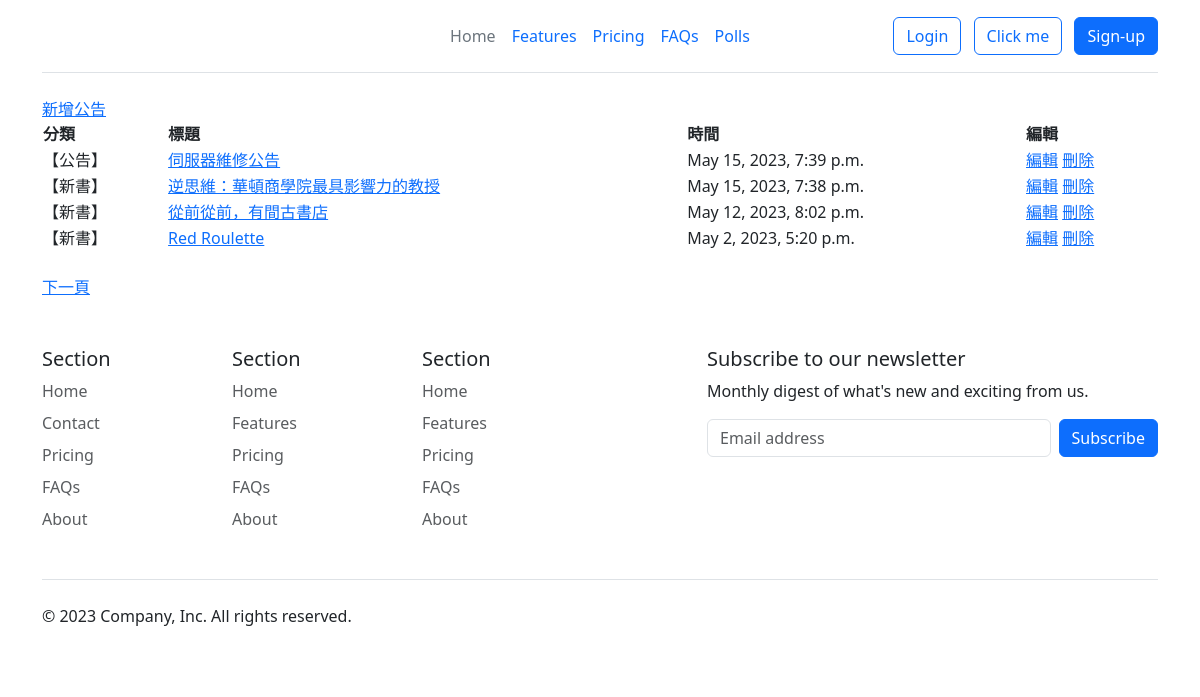
Page /AnnounceSystem/adminshow/ on the earlier database version.
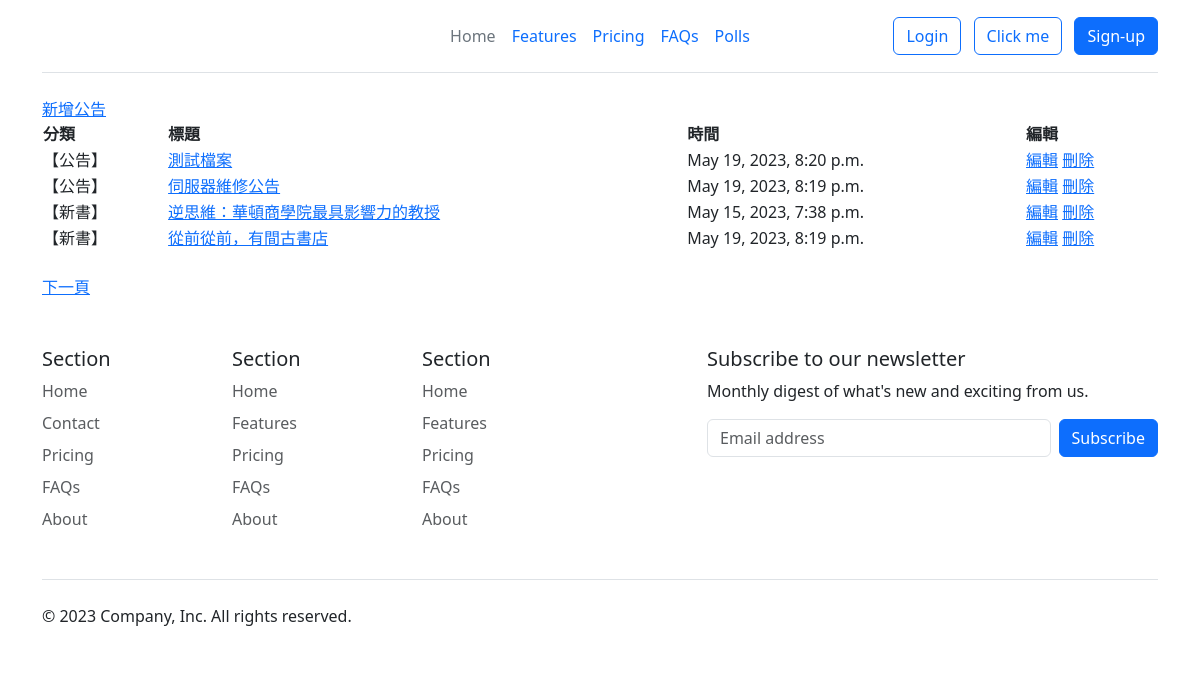
Same page on the later database version.
### AnnounceSystem/models.py (models this page shows, shortened)
class NewsUnit(models.Model):
    catego = models.CharField(max_length=10, null=False)
    nickname = models.CharField(max_length=20, null=False)
    title = models.CharField(max_length=50, null=False)
    message = models.TextField(null=False)
    pubtime = models.DateTimeField(auto_now=True)
    enabled = models.BooleanField(default=False)
    press = models.IntegerField(default=0)

### AnnounceSystem/views.py (the view)
# urls.py: path('adminshow/', views.adminShow, name='showData'),
def adminShow(request, pageindex=None):
    global page1
    pagesize = 4
    newsall = NewsUnit.objects.all().order_by('-id')
    datasize = len(newsall)
    totpage = math.ceil(datasize / pagesize)
    if pageindex==None:
        page1 = 1
        newsunits = NewsUnit.objects.order_by('-id')[:pagesize]
    elif pageindex=='1':
        start = (page1-2)*pagesize
        if start >= 0:
            newsunits = NewsUnit.objects.order_by('-id')[start:(start+pagesize)]
            page1 -= 1
    elif pageindex=='2':
        start = page1*pagesize
        if start < datasize:
            newsunits = NewsUnit.objects.order_by('-id')[start:(start+pagesize)]
            page1 += 1
    elif pageindex=='3':
        start = (page1-1)*pagesize
        newsunits = NewsUnit.objects.order_by('-id')[start:(start+pagesize)]
    currentpage = page1
    return render(request, "AnnounceSystem/announadmin.html", locals())

### AnnounceSystem/templates/AnnounceSystem/announadmin.html (shortened to what this page needs)
{% extends 'AnnounceSystem/base.html' %}
{% block content %}
<div class="contentbox">
    <table width="100%">
        <tr>
            <a href="{% url 'AnnounceSystem:newsadd' %}" title="新聞編輯">新增公告</a>
            <th align="left">分類</th>
            <th align="left">標題</th>
            <th align="left">時間</th>
            <th align="left">編輯</th>
        </tr>
        {% for unit in newsunits %}
            <tr class="alt">
            <td><div class="typeblock">【{{ unit.catego }}】</div></td>
            <td><a href="{% url 'AnnounceSystem:newsedit' unit.id %}">{{ unit.title }}</a></td>
            <td>{{ unit.pubtime }}</td>
            <td>
                <a href="{% url 'AnnounceSystem:newsedit' unit.id %}" title="新聞編輯">編輯</a>
                <a href="{% url 'AnnounceSystem:newsdelete' unit.id %}" title="新聞刪除">刪除</a>
            </td>
            </tr>
        {% empty %}
            <div class="status warning">
                <p><span>注意</span> 目前新聞資料庫中沒有任何資料！</p>
            </div>
        {% endfor %}
    </table>
    <br>
    <div class="topfunction">
    {% if currentpage < totpage %}
        <a href="{% url 'AnnounceSystem:showData' pageindex=2 %}" title="下一頁">下一頁</a>
    {% endif %}
    </div>
</div>
{% endblock content %}

### AnnounceSystem/templates/AnnounceSystem/base.html (shortened to what this page needs)
<!DOCTYPE html>
<html>
<head>
  <link href="https://cdn.jsdelivr.net/npm/bootstrap@5.3.0-alpha3/dist/css/bootstrap.min.css" rel="stylesheet">
  <link href="https://getbootstrap.com/docs/5.3/assets/css/docs.css" rel="stylesheet">
  {% load static %}
</head>
<body>
<div class="container">
  <header class="d-flex flex-wrap align-items-center justify-content-center justify-content-md-between py-3 mb-4 border-bottom">
    <div class="col-md-3 mb-2 mb-md-0">
      <a href="/" class="d-inline-flex link-body-emphasis text-decoration-none">
        <svg class="bi" width="40" height="32" role="img" aria-label="Bootstrap"><use xlink:href="#bootstrap"/></svg>
      </a>
    </div>
    <ul class="nav col-12 col-md-auto mb-2 justify-content-center mb-md-0">
      <li><a href="#" class="nav-link px-2 link-secondary">Home</a></li>
      <li><a href="#" class="nav-link px-2">Features</a></li>
      <li><a href="#" class="nav-link px-2">Pricing</a></li>
      <li><a href="#" class="nav-link px-2">FAQs</a></li>
      <li><a href="{% url 'polls:index' %}" class="nav-link px-2">Polls</a></li>
    </ul>
    <div class="col-md-3 text-end">
      <form>
        <button type="submit" class="btn btn-outline-primary me-2" formaction="{% url 'AnnounceSystem:login' loc="guest" %}">Login</button>
        <button type="submit" class="btn btn-outline-primary me-2" formaction="{% url 'AnnounceSystem:test' status=404 %}">Click me</button>
        <button type="button" class="btn btn-primary">Sign-up</button>
      </form>
    </div>
  </header>
</div>
<div class="container">
  {% block content %}
  {% endblock content %}
</div>
  <div class="container">
    <footer class="py-5">
      <div class="row">
        <div class="col-6 col-md-2 mb-3">
          <h5>Section</h5>
          <ul class="nav flex-column">
            <li class="nav-item mb-2"><a href="{% url 'AnnounceSystem:index' %}" class="nav-link p-0 text-body-secondary">Home</a></li>
            <li class="nav-item mb-2"><a href="{% url 'polls:contact' %}" class="nav-link p-0 text-body-secondary">Contact</a></li>
            <li class="nav-item mb-2"><a href="#" class="nav-link p-0 text-body-secondary">Pricing</a></li>
            <li class="nav-item mb-2"><a href="#" class="nav-link p-0 text-body-secondary">FAQs</a></li>
            <li class="nav-item mb-2"><a href="#" class="nav-link p-0 text-body-secondary">About</a></li>
          </ul>
        </div>
        <div class="col-6 col-md-2 mb-3">
          <h5>Section</h5>
          <ul class="nav flex-column">
            <li class="nav-item mb-2"><a href="#" class="nav-link p-0 text-body-secondary">Home</a></li>
            <li class="nav-item mb-2"><a href="#" class="nav-link p-0 text-body-secondary">Features</a></li>
            <li class="nav-item mb-2"><a href="#" class="nav-link p-0 text-body-secondary">Pricing</a></li>
            <li class="nav-item mb-2"><a href="#" class="nav-link p-0 text-body-secondary">FAQs</a></li>
            <li class="nav-item mb-2"><a href="#" class="nav-link p-0 text-body-secondary">About</a></li>
          </ul>
        </div>
        <div class="col-6 col-md-2 mb-3">
          <h5>Section</h5>
          <ul class="nav flex-column">
            <li class="nav-item mb-2"><a href="#" class="nav-link p-0 text-body-secondary">Home</a></li>
            <li class="nav-item mb-2"><a href="#" class="nav-link p-0 text-body-secondary">Features</a></li>
            <li class="nav-item mb-2"><a href="#" class="nav-link p-0 text-body-secondary">Pricing</a></li>
            <li class="nav-item mb-2"><a href="#" class="nav-link p-0 text-body-secondary">FAQs</a></li>
            <li class="nav-item mb-2"><a href="#" class="nav-link p-0 text-body-secondary">About</a></li>
          </ul>
        </div>
        <div class="col-md-5 offset-md-1 mb-3">
          <form>
            <h5>Subscribe to our newsletter</h5>
            <p>Monthly digest of what's new and exciting from us.</p>
            <div class="d-flex flex-column flex-sm-row w-100 gap-2">
              <input id="newsletter1" type="text" class="form-control" placeholder="Email address">
              <button class="btn btn-primary" type="button">Subscribe</button>
            </div>
          </form>
        </div>
      </div>
      <div class="d-flex flex-column flex-sm-row justify-content-between py-4 my-4 border-top">
        <p>&copy; 2023 Company, Inc. All rights reserved.</p>
        <ul class="list-unstyled d-flex">
          <li class="ms-3"><a class="link-body-emphasis" href="#"><svg class="bi" width="24" height="24"><use xlink:href="#twitter"/></svg></a></li>
          <li class="ms-3"><a class="link-body-emphasis" href="#"><svg class="bi" width="24" height="24"><use xlink:href="#instagram"/></svg></a></li>
          <li class="ms-3"><a class="link-body-emphasis" href="#"><svg class="bi" width="24" height="24"><use xlink:href="#facebook"/></svg></a></li>
        </ul>
      </div>
    </footer>
  </div>
</body>
</html>

Differences in the rows shown:
no longer on this page (row unchanged): NewsUnit: catego "新書", title "Red Roulette", pubtime "May 2, 2023, 5:20 p.m."
added NewsUnit: catego "公告", title "測試檔案", pubtime "May 19, 2023, 8:20 p.m."
changed NewsUnit "伺服器維修公告": pubtime "May 15, 2023, 7:39 p.m." → "May 19, 2023, 8:19 p.m."
changed NewsUnit "從前從前，有間古書店": pubtime "May 12, 2023, 8:02 p.m." → "May 19, 2023, 8:19 p.m."
